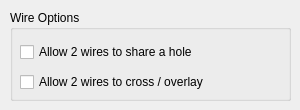
<?xml version="1.0" encoding="UTF-8"?>
<ui version="4.0">
 <class>WireDialog</class>
 <widget class="QDialog" name="WireDialog">
  <property name="geometry">
   <rect>
    <x>0</x>
    <y>0</y>
    <width>300</width>
    <height>110</height>
   </rect>
  </property>
  <property name="minimumSize">
   <size>
    <width>300</width>
    <height>110</height>
   </size>
  </property>
  <property name="maximumSize">
   <size>
    <width>300</width>
    <height>110</height>
   </size>
  </property>
  <property name="windowTitle">
   <string>Wire Options</string>
  </property>
  <widget class="QGroupBox" name="groupBox">
   <property name="geometry">
    <rect>
     <x>10</x>
     <y>10</y>
     <width>281</width>
     <height>91</height>
    </rect>
   </property>
   <property name="title">
    <string>Wire Options</string>
   </property>
   <widget class="QCheckBox" name="checkBox_share">
    <property name="geometry">
     <rect>
      <x>10</x>
      <y>30</y>
      <width>261</width>
      <height>24</height>
     </rect>
    </property>
    <property name="mouseTracking">
     <bool>false</bool>
    </property>
    <property name="focusPolicy">
     <enum>Qt::TabFocus</enum>
    </property>
    <property name="toolTip">
     <string/>
    </property>
    <property name="text">
     <string>Allow 2 wires to share a hole</string>
    </property>
   </widget>
   <widget class="QCheckBox" name="checkBox_cross">
    <property name="geometry">
     <rect>
      <x>10</x>
      <y>60</y>
      <width>261</width>
      <height>24</height>
     </rect>
    </property>
    <property name="mouseTracking">
     <bool>false</bool>
    </property>
    <property name="focusPolicy">
     <enum>Qt::TabFocus</enum>
    </property>
    <property name="toolTip">
     <string/>
    </property>
    <property name="text">
     <string>Allow 2 wires to cross / overlay</string>
    </property>
   </widget>
  </widget>
 </widget>
 <resources/>
 <connections/>
</ui>
